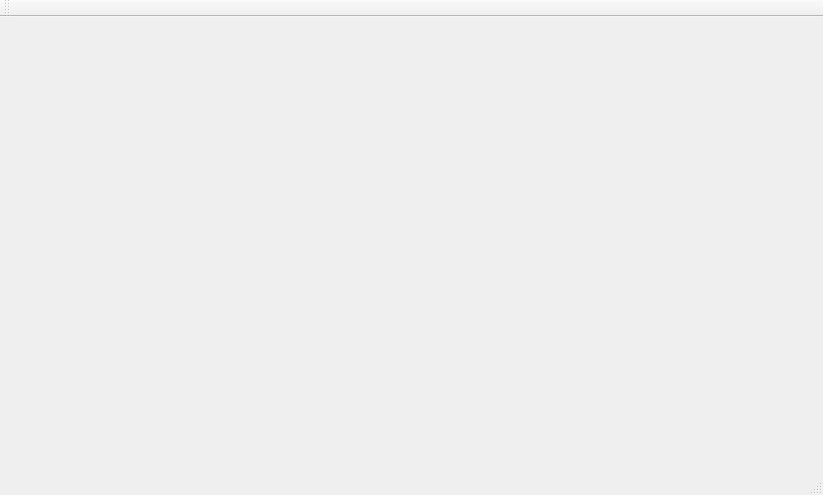
<?xml version="1.0" encoding="UTF-8"?>
<ui version="4.0">
 <class>MainWindow</class>
 <widget class="QMainWindow" name="MainWindow">
  <property name="geometry">
   <rect>
    <x>0</x>
    <y>0</y>
    <width>823</width>
    <height>495</height>
   </rect>
  </property>
  <property name="windowTitle">
   <string>MainWindow</string>
  </property>
  <widget class="QCustomPlot" name="qcp0"/>
  <widget class="QMenuBar" name="menuBar">
   <property name="geometry">
    <rect>
     <x>0</x>
     <y>0</y>
     <width>823</width>
     <height>25</height>
    </rect>
   </property>
  </widget>
  <widget class="QToolBar" name="mainToolBar">
   <attribute name="toolBarArea">
    <enum>TopToolBarArea</enum>
   </attribute>
   <attribute name="toolBarBreak">
    <bool>false</bool>
   </attribute>
  </widget>
  <widget class="QStatusBar" name="statusBar"/>
 </widget>
 <layoutdefault spacing="6" margin="11"/>
 <customwidgets>
  <customwidget>
   <class>QCustomPlot</class>
   <extends>QWidget</extends>
   <header>qcustomplot.h</header>
   <container>1</container>
  </customwidget>
 </customwidgets>
 <resources/>
 <connections/>
</ui>
